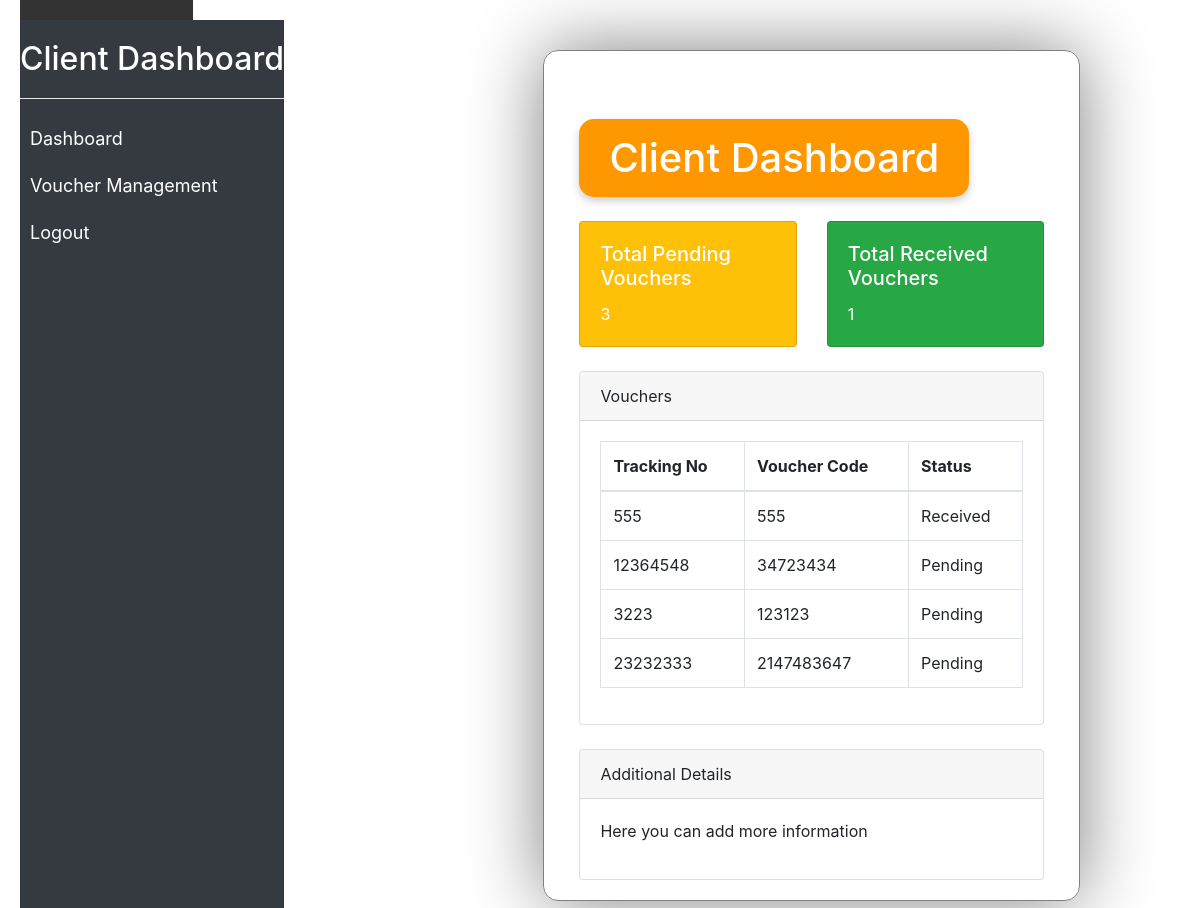
/client/index.php, run on the app's committed database.
### tables this page shows
CREATE TABLE `details` (
  `id` int(3) NOT NULL,
  `tracking_no` varchar(10) NOT NULL,
  `voucher_code` int(10) NOT NULL,
  `status` enum('Pending','Received') NOT NULL
);

### client/index.php (the view, shortened to what this page needs)
<!DOCTYPE html>
<html lang="en">
<head>
    <link rel="stylesheet" href="https://stackpath.bootstrapcdn.com/bootstrap/4.5.2/css/bootstrap.min.css">
    <link rel="stylesheet" href="https://cdn.datatables.net/1.10.24/css/dataTables.bootstrap4.min.css">
    <link rel="stylesheet" href="../css/style.css">
</head>
<body>
    <div class="sidebar">
        <h2>Client Dashboard</h2>
        <hr>
        <ul class="nav flex-column">
            <li class="nav-item"><a class="nav-link active" href="index.php">Dashboard</a></li>
            <li class="nav-item"><a class="nav-link" href="voucher_management.php">Voucher Management</a></li>
            <li class="nav-item"><a class="nav-link" href="../inc/logout.php">Logout</a></li>
        </ul>
    </div>
    <?php include "../inc/topbar.php"; ?>
    <?php
    include_once "../db_function/connection.php";
    $squeryPending = "SELECT COUNT(*) as count FROM details WHERE status = 'Pending'";
    $squeryReceived = "SELECT COUNT(*) as count FROM details WHERE status = 'Received'";
    $resultPending = mysqli_query($db_connection, $squeryPending);
    $resultReceived = mysqli_query($db_connection, $squeryReceived);
    $rowPending = mysqli_fetch_assoc($resultPending);
    $rowReceived = mysqli_fetch_assoc($resultReceived);
    $pendingVoucher = $rowPending['count'];
    $receivedVoucher = $rowReceived['count'];
    ?>
    <div class="content">
        <div class="container mt-5">
            <h1 class="mb-4">Client Dashboard</h1>
            <div class="row">
                <div class="col-md-6 mb-4">
                    <div class="card text-white bg-warning">
                        <div class="card-body">
                            <h5 class="card-title">Total Pending Vouchers</h5>
                            <p class="card-text" id="voucherCount"><?php echo $pendingVoucher ?></p>
                        </div>
                    </div>
                </div>
                <div class="col-md-6 mb-4">
                    <div class="card text-white bg-success">
                        <div class="card-body">
                            <h5 class="card-title">Total Received Vouchers</h5>
                            <p class="card-text" id="voucherCount"><?php echo $receivedVoucher ?></p>
                        </div>
                    </div>
                </div>
            </div>
            <div class="row">
                <div class="col-md-12 mb-4">
                    <div class="card">
                        <div class="card-header">
                            Vouchers
                        </div>
                        <div class="card-body">
                            <table class="table table-bordered">
                                <thead>
                                    <tr>
                                        <th>Tracking No</th>
                                        <th>Voucher Code</th>
                                        <th>Status</th>
                                    </tr>
                                </thead>
                                <tbody>
                                    <?php
                                    $squeryVoucher = "SELECT * FROM details";
                                    $result = mysqli_query($db_connection, $squeryVoucher);
                                    while ($row = mysqli_fetch_assoc($result)) {
                                        echo "
                                            <tr>
                                                <td>" . $row['tracking_no'] . "</td>
                                                <td>" . $row['voucher_code'] . "</td>
                                                <td>" . $row['status'] . "</td>
                                            </tr>
                                        ";
                                    }
                                    ?>
                                </tbody>
                            </table>
                        </div>
                    </div>
                </div>
            </div>
            <div class="row">
                <div class="col-md-12">
                    <div class="card">
                        <div class="card-header">
                            Additional Details
                        </div>
                        <div class="card-body">
                            <p>Here you can add more information</p>
                        </div>
                    </div>
                </div>
            </div>
        </div>
    </div>
</body>
</html>

### css/style.css (style rules this page uses)
body { display: flex; margin: 0; font-family: 'Roboto', sans-serif; background-color: #f8f9fa; padding: 20px; }
.sidebar { flex: 0 0 250px; height: 100%; position: fixed; background-color: #343a40; padding-top: 20px; color: #fff; }
.sidebar h2 { color: #fff; text-align: center; margin-bottom: 20px; }
.sidebar a { padding: 10px; text-decoration: none; font-size: 18px; color: #fff; display: block; transition: all 0.3s ease; }
.content { margin-left: 350px; margin-top: 30px; margin-right: 100px; padding: 20px; border: 1px solid gray; border-radius: 15px; box-shadow: 0 0 75px gray; }
.table th, .table td { vertical-align: middle; }
hr { background-color: white; }
h1 { display: inline-block; background-color: #ff9800; color: white; padding: 15px 30px; border-radius: 15px; box-shadow: 0 4px 8px rgba(0, 0, 0, 0.2); font-size: 2.5rem; }

### data on the page
details: tracking_no "555", voucher_code "555", status "Received"
details: tracking_no "12364548", voucher_code "34723434", status "Pending"
details: tracking_no "3223", voucher_code "123123", status "Pending"
details: tracking_no "23232333", voucher_code "2147483647", status "Pending"

### other printed values
$pendingVoucher "3"
$receivedVoucher "1"
